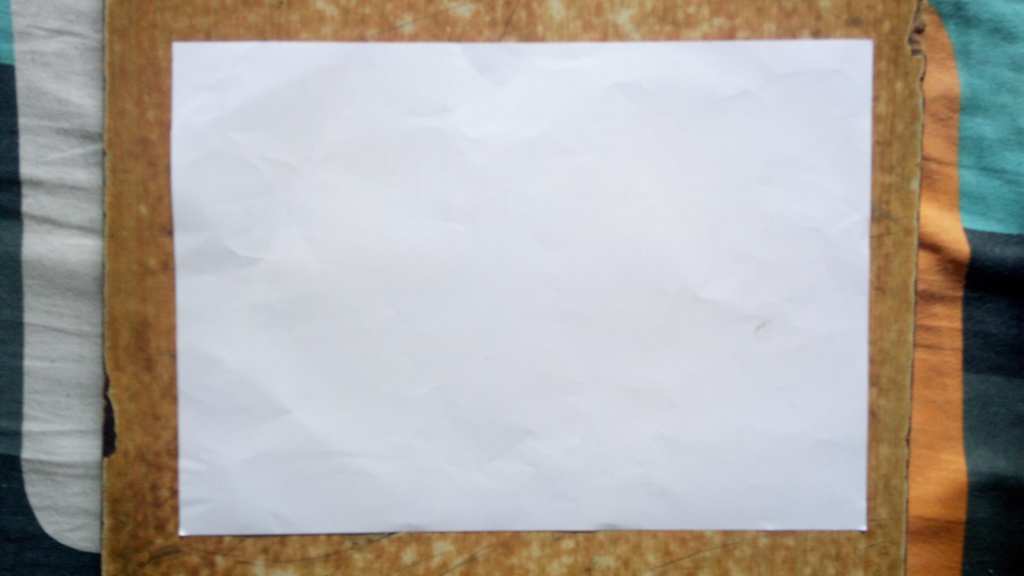
#> input picture Stage1/Orignal/wood.jpg, 4096 x 2304 px, found by its file name (shown at 1/4 size)
$ python 'write_1(final)Stage1.py'   (older library calls are emulated)
#> lines starting #> are read from the running program, lines starting #| are printed output that depends on the picture; after the words box and inside, x2 and y2 are one past the last pixel; in counts of white or black regions, pixels touching at a corner belong together
import cv2
import matplotlib.pyplot as plt
import numpy as np

#Resized image dimensions
m=600
n=800

image = cv2.imread('wood.jpg')#import the image from the folder
#> image is the input picture: shape (2304, 4096, 3); mean B, G, R 164.4, 169, 173.8
img = cv2.resize(image,(m,n))#resize the image to fit in the output box
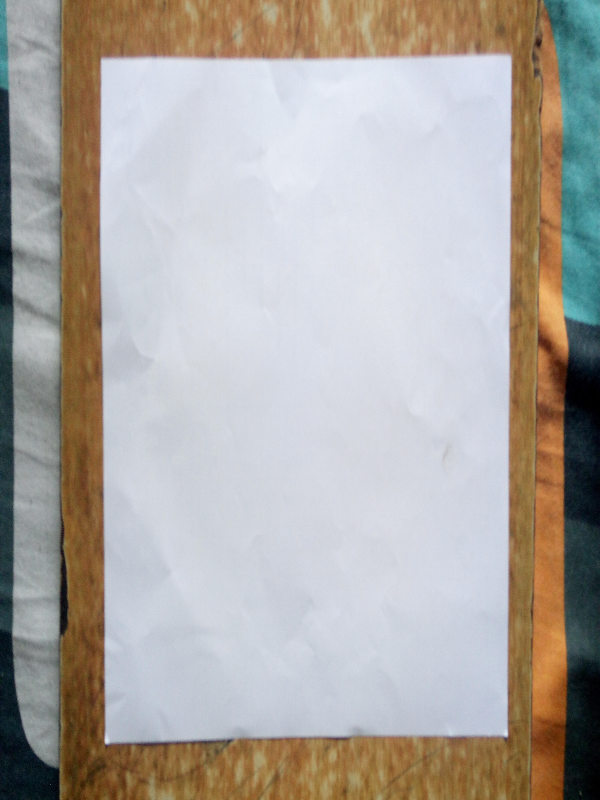
#> img: shape (800, 600, 3); mean B, G, R 164.3, 168.9, 173.7
copy_1 = img.copy()#create a copy of orignal image
blurred_hsv = cv2.GaussianBlur(img,(5,5),0)#Use gaussian blur to remove the noise
hsv = cv2.cvtColor(blurred_hsv,cv2.COLOR_RGB2HSV)#convert the image into HSV image to detect the white color
#> hsv: shape (800, 600, 3); mean H, S, V 38, 59.6, 185.8
#plt.imshow(hsv)#optional to print the image

#120 for Black,purple 73 for blue,new,pink Different values for different background
sensitivity = 120#Depending upon the different lighting conditions the value may change
lower_white = np.array([0,0,255-sensitivity])#lower threshold for white in HSV
upper_white = np.array([255,sensitivity,255])#upper threshold for white in HSV

mask = cv2.inRange(hsv,lower_white,upper_white)#To select the values in the range
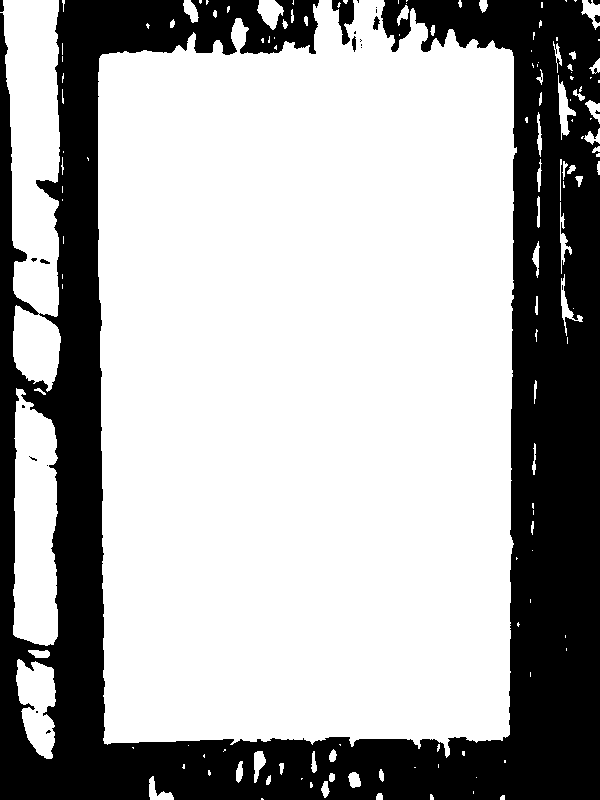
#> mask: shape (800, 600); 67.5% white; 24 black regions (16 under 20 px)

_,contours,_ = cv2.findContours(mask, cv2.RETR_TREE, cv2.CHAIN_APPROX_NONE)#To find the continuous boundaries
#> contours = 160 contours, 106 with area under 20; largest, box (x1, y1, x2, y2) and area: (98, 0, 517, 758) 286986, (0, 0, 61, 392) 16789, (13, 388, 58, 646) 9378, (16, 659, 56, 759) 2600, (257, 0, 284, 30) 458

for cnt in contours:
    area = cv2.contourArea(cnt)#To find contour area
    #if the area of the contour select the largest value of the area
    if area > 10000:
        peri = cv2.arcLength(cnt, True)#select the continous line
        approx = cv2.approxPolyDP(cnt,0.05*peri,True)#Draw a polygon with the continous lines
        print(len(approx))#optional to print the length of the apprx
        if len(approx) == 4:#If it == 4 means it is a rectangle
            target = approx
            break
#> this loop made 141 passes
#> (area, peri, target) on pass 141: (286986, 2951.4, [[511, 50], [100, 56], [104, 743], [509, 734]])
#> area on passes 4, 7, 10, 11, 12, 13: 31.5, 76, 215.5, 24.5, 34.5, 132.5
#| 4

cv2.drawContours(img,[approx],-1,(0,255,0),2)#superimpose the contour we found and draw it on orignal image
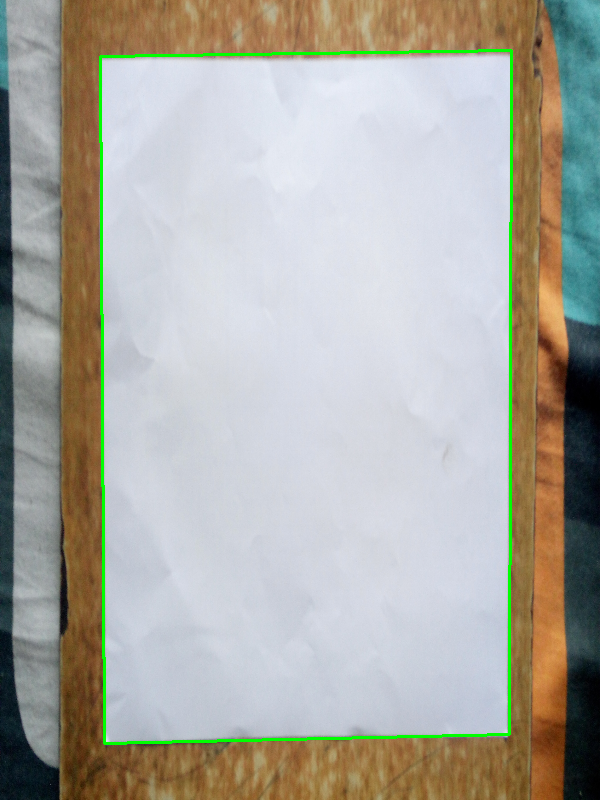
#> img: shape (800, 600, 3); 1.37% of pixels changed, all inside (x1, y1, x2, y2) = (99, 49, 513, 745)
cv2.imshow('Orignal',copy_1)
cv2.imshow('Page',img)

cv2.waitKey(0)
cv2.destroyAllWindows()

$ run again, with Stage1/Orignal/Blue.jpg copied over Stage1/Orignal/wood.jpg
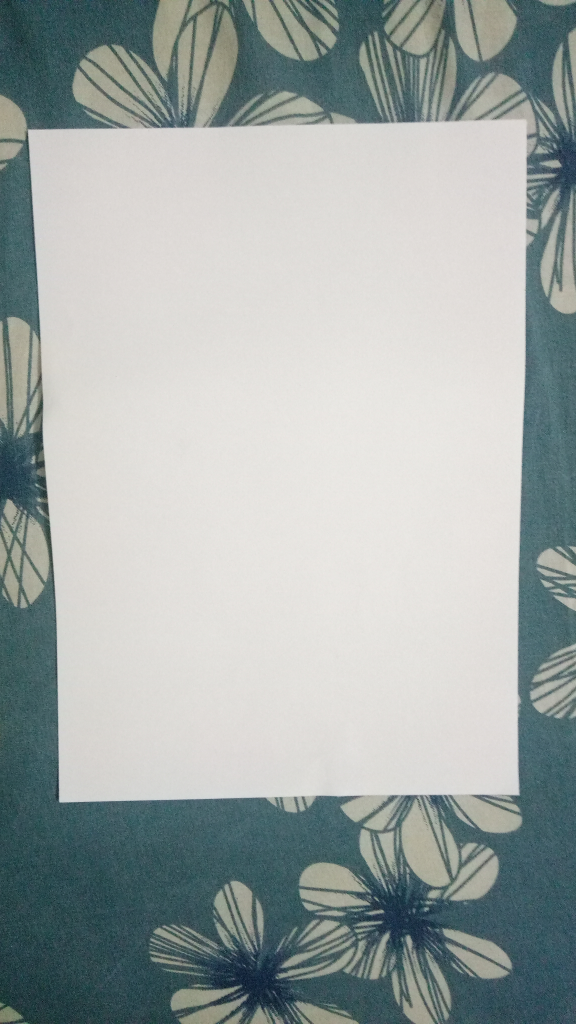
#> input picture Stage1/Orignal/Blue.jpg, 2304 x 4096 px, found by its file name (shown at 1/4 size)
#> image is the input picture: shape (4096, 2304, 3); mean B, G, R 167.2, 169, 161
#> hsv: shape (800, 600, 3); mean H, S, V 72.5, 35.2, 172
#> `mask = cv2.inRange(hsv,lower_white,upper_white)#To select the values i..`:
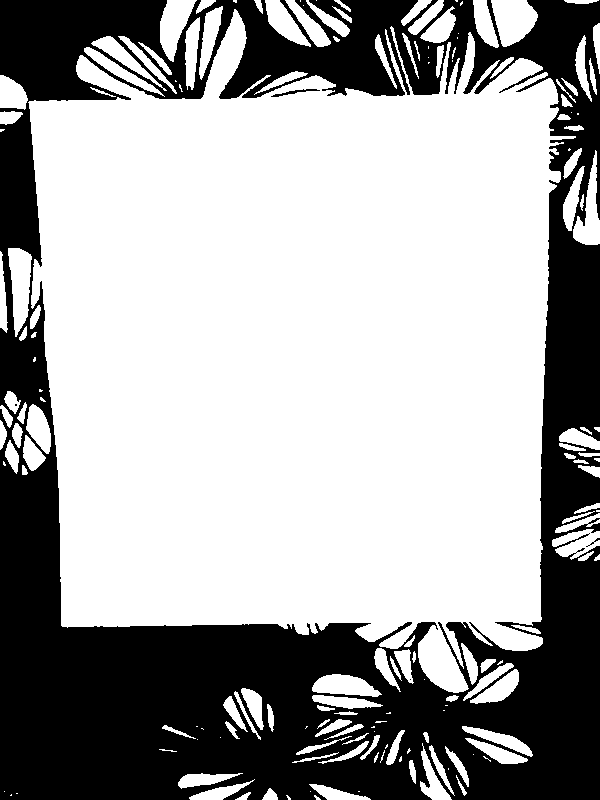
#> mask: shape (800, 600); 64.6% white; 5 black regions (2 under 20 px)
#> contours = 177 contours, 67 with area under 20; largest, box (x1, y1, x2, y2) and area: (28, 9, 576, 693) 273080, (491, 0, 538, 47) 1474, (8, 248, 32, 337) 1308, (160, 0, 197, 62) 1196, (573, 150, 600, 245) 1043
#> the loop `for cnt in contours:` made 155 passes
#> (area, peri, target) on pass 155: (273079.5, 4533.7, [[80, 55], [61, 625], [539, 646], [547, 73]])
#> (printed output is left out)
#> `cv2.drawContours(img,[approx],-1,(0,255,0),2)#superimpose the contour ..`:
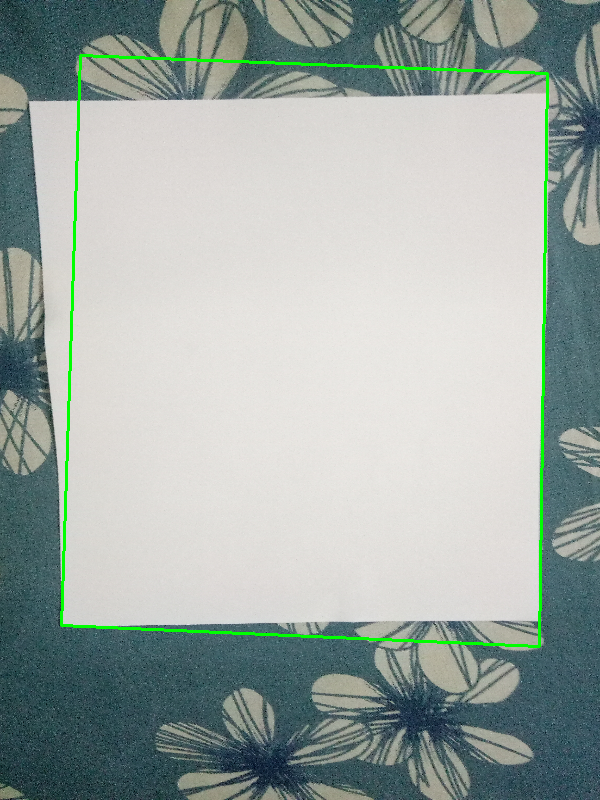
#> img: shape (800, 600, 3); mean B, G, R 165, 170.1, 159

$ run again, with Stage1/Orignal/Brown.jpg copied over Stage1/Orignal/wood.jpg
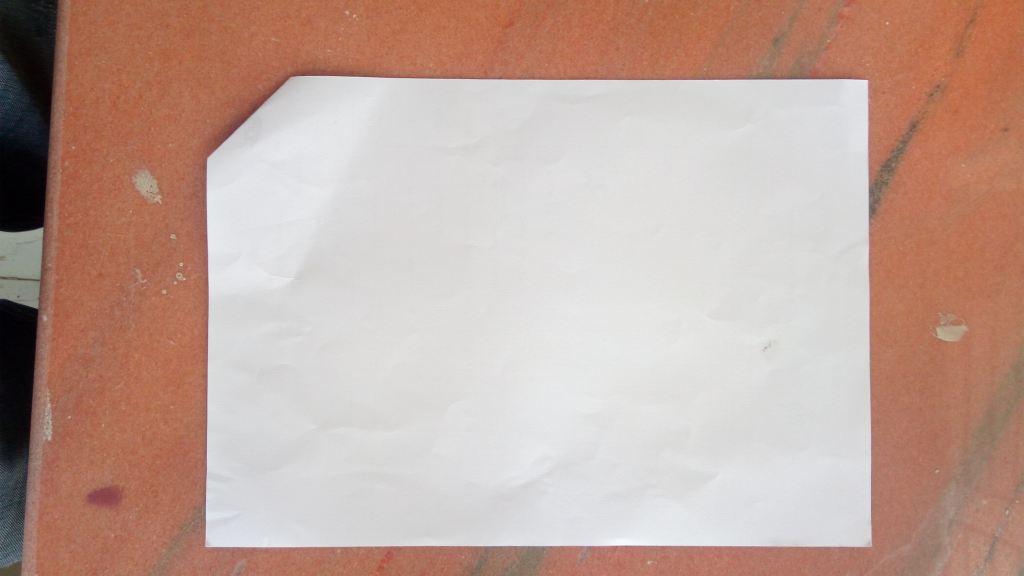
#> input picture Stage1/Orignal/Brown.jpg, 4096 x 2304 px, found by its file name (shown at 1/4 size)
#> image is the input picture: shape (2304, 4096, 3); mean B, G, R 154.9, 165.4, 192.8
#> hsv: shape (800, 600, 3); mean H, S, V 82.2, 59.7, 193.5
#> `mask = cv2.inRange(hsv,lower_white,upper_white)#To select the values i..`:
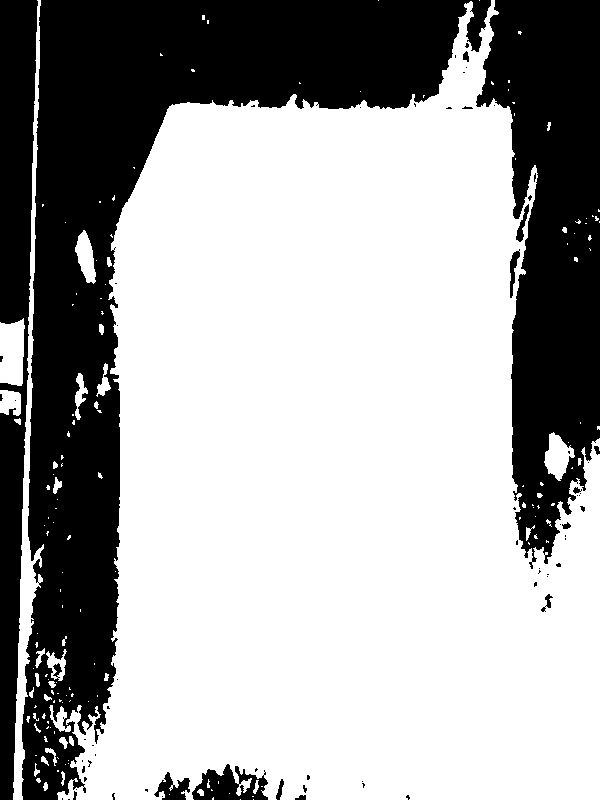
#> mask: shape (800, 600); 65.3% white; 70 black regions (54 under 20 px)
#> contours = 239 contours, 192 with area under 20; largest, box (x1, y1, x2, y2) and area: (57, 0, 600, 800) 300972, (13, 0, 44, 800) 4380, (0, 318, 25, 386) 1363, (544, 432, 575, 481) 796, (75, 230, 96, 284) 614
#> the loop `for cnt in contours:` made 162 passes
#> (area, peri, target) on pass 162: (300971.5, 4586.1, [[494, 0], [167, 109], [58, 799], [599, 799]])
#> (printed output is left out)
#> `cv2.drawContours(img,[approx],-1,(0,255,0),2)#superimpose the contour ..`:
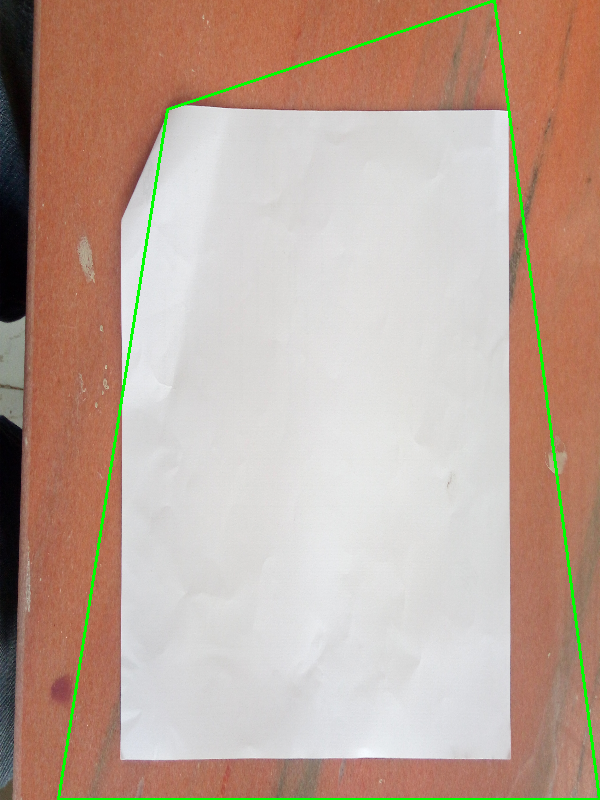
#> img: shape (800, 600, 3); mean B, G, R 153.3, 167, 190.2
